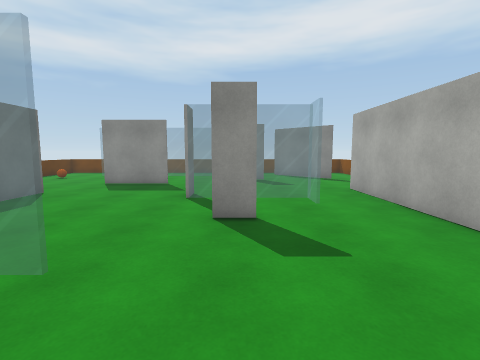
View 1 (above)

16 first-person views from a walk through a Unity game level. The camera is 1.5 m above the floor, tilts 6° down and sees 85° across. The floor is counted in squares, 1 m on a side. Each view is taken from the middle of a square. On the plan, view 1 faces up. The plan holds only what a view shows up to about 14 squares ahead; the rest is blank.

View 2
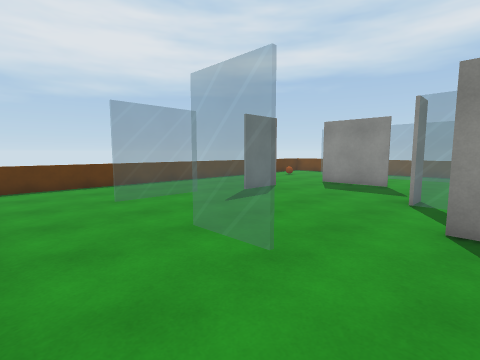

View 3
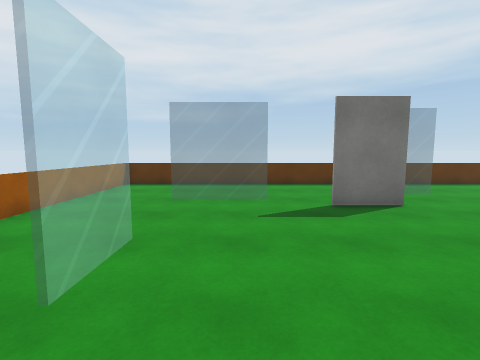

View 4
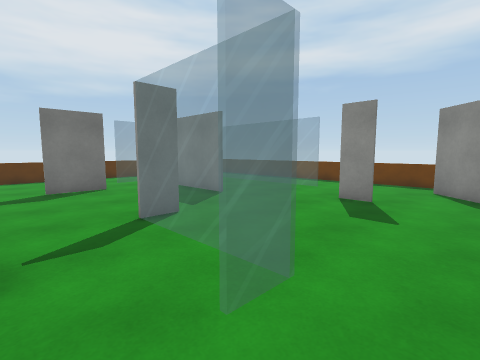

View 5
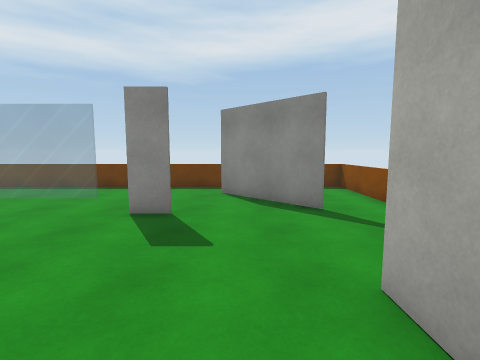

View 6
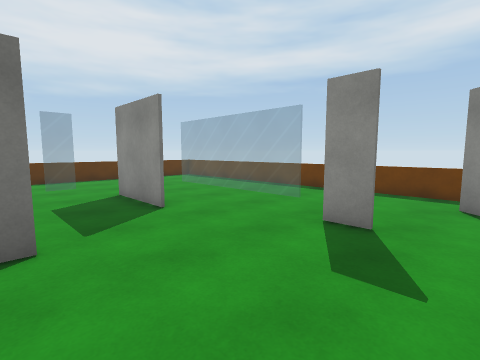

View 7
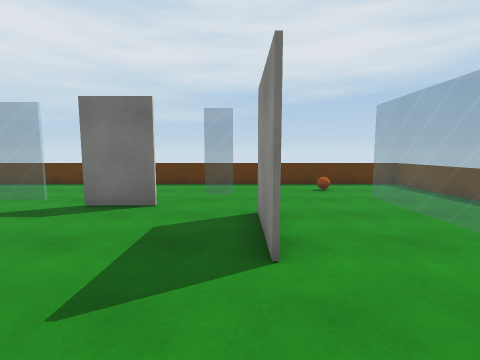

View 8
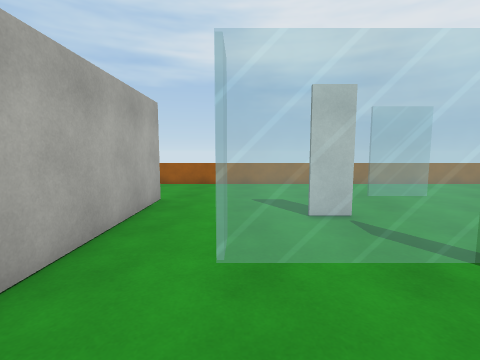

View 9
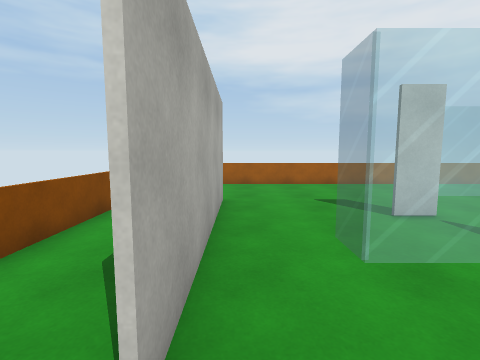

View 10
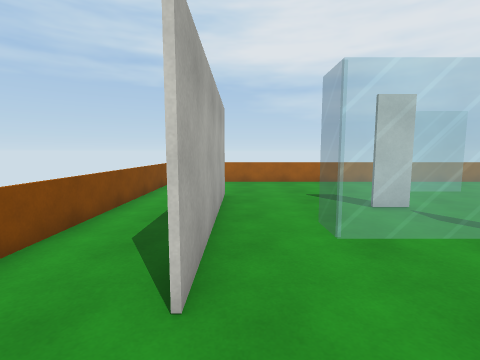

View 11
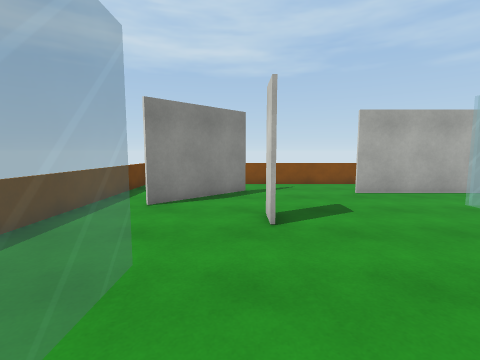

View 12
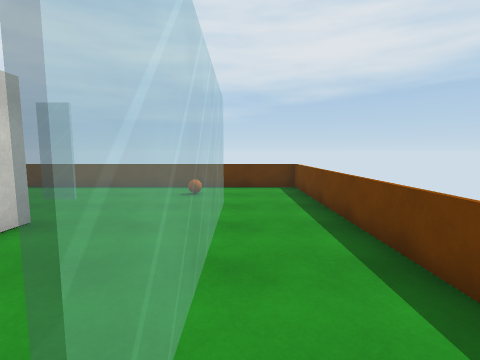

View 13
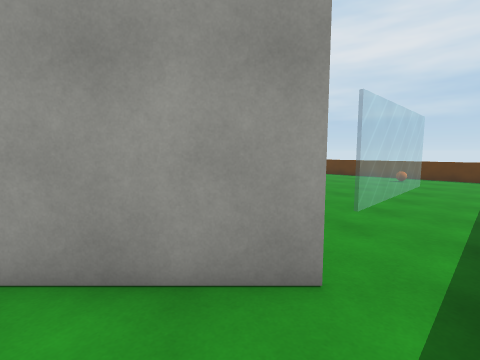

View 14
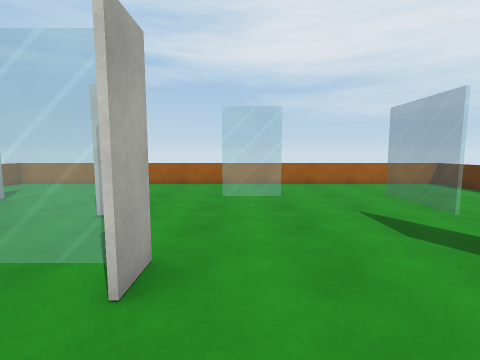

View 15
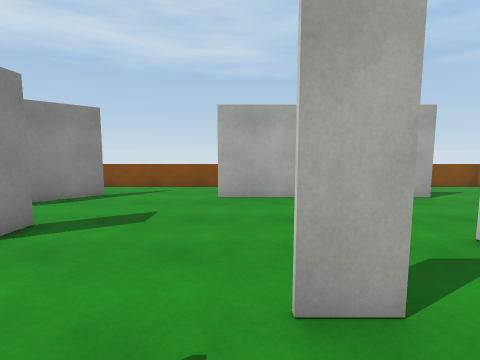

View 16
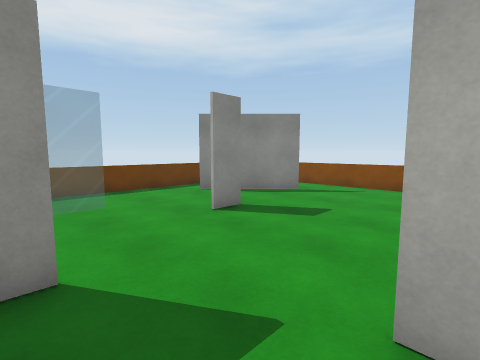

### Floor plan
Key: @ floor where view 1 was taken; # wall or solid block; . floor; = window, fence, low wall or low ledge.
Columns run from 13 left of view 1 to 8 right of it. Each row starts with its distance up from view 1.
 20 ######################
 19 #....................#
 18 #....................#
 17 #..............##....#
 16 #...========....##...#
 15 #................##..#
 14 #.............#......#
 13 #....................#
 12 #...=..###...........#
 11 #...=................#
 10 #.................#..#
  9 #.....#....#......#..#
  8 #.....#.....====..#..#
  7 #.................#..#
  6 #....=.......#....#..#
  5 #....=............#..#
  4 #....=............#..#
  3 #....=...==..........#
  2 #....................#
  1 #....................#
  0 #............@.......#
 -1 ######################

Where each view was taken, in squares from view 1:
view 1: 0 up, 0 right, facing up
view 2: 0 up, 0 right, facing up-left
view 3: 5 up, 0 right, facing left
view 4: 6 up, 4 right, facing up-left
view 5: 8 up, 3 right, facing up
view 6: 9 up, 3 right, facing up-left
view 7: 12 up, 0 right, facing left
view 8: 12 up, 2 right, facing down
view 9: 12 up, 4 right, facing down
view 10: 13 up, 4 right, facing down
view 11: 15 up, 5 left, facing right
view 12: 17 up, 1 left, facing left
view 13: 19 up, 5 right, facing down-left
view 14: 12 up, 3 left, facing down
view 15: 10 up, 4 left, facing right
view 16: 9 up, 4 left, facing up-right
